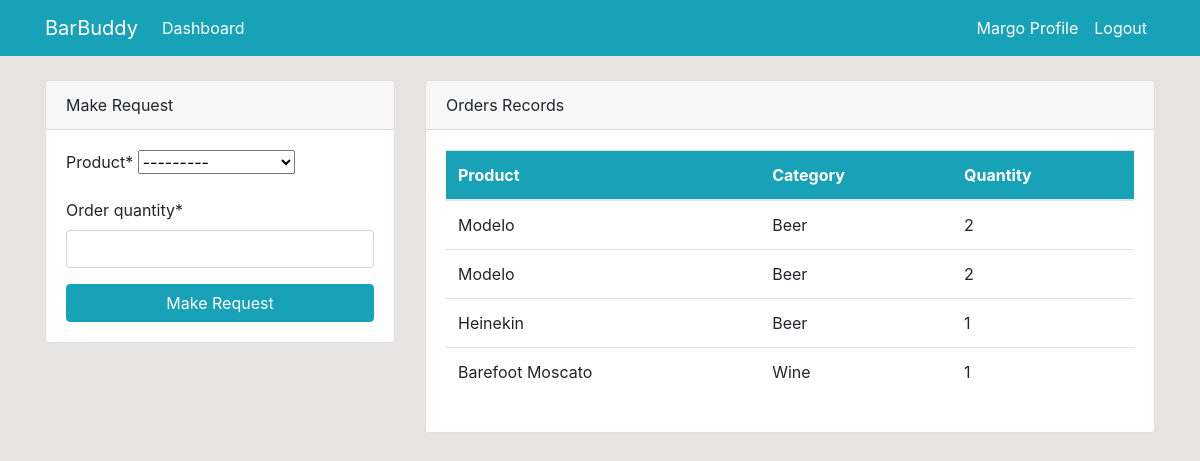
/dashboard/ (signed in), run on the app's committed database.
### dashboard/models.py (models this page shows, shortened)
class Order(models.Model):
    product = models.ForeignKey(Product, on_delete=models.CASCADE, null=True)
    staff = models.ForeignKey(User, models.CASCADE, null=True)
    order_quantity = models.PositiveIntegerField(null=True)
    class Meta:
        verbose_name_plural = 'Orders'

class Product(models.Model):
    name = models.CharField(max_length=100, null=True)
    category = models.CharField(max_length=20, choices=CATEGORY, null=True)
    quantity = models.PositiveIntegerField(null=True)
    class Meta:
        verbose_name_plural = 'Products'
    def __str__(self):
        return f'{self.name}'

### dashboard/views.py (the view)
# urls.py: path('dashboard/', views.index, name='dashboard-index'),
@login_required
def index(request):
    orders = Order.objects.all()
    orders_count = Order.objects.aggregate(Sum('order_quantity'))['order_quantity__sum'] or 0
    products = Product.objects.all()
    products_count = products.count()
    workers = User.objects.all()
    workers_count = workers.count()
    if request.method == 'POST':
        form = OrderForm(request.POST)
        if form.is_valid():
            instance = form.save(commit=False)
            instance.staff = request.user
            instance.save()
            return redirect('dashboard-index')
    else:
        form = OrderForm()
    context = {
        'form': form,
        'products': products,
        'products_count': products_count,
        'orders': orders,
        'orders_count': orders_count,
        'workers_count': workers_count,
        'workers': workers,
    }
    return render(request, 'dashboard/index.html', context)

### dashboard/forms.py
class OrderForm(forms.ModelForm):
    class Meta:
        model = Order
        fields = ['product', 'order_quantity']

### templates/dashboard/index.html (shortened to what this page needs)
{% extends 'partials/base.html' %}
{% block content %}
{% if user.is_authenticated and user.is_staff and user.is_superuser%}
{% include 'partials/topnav.html' %}
    <div class="container">
        <div class="row my-5">
            <div class="col-md-6">
                <div class="bg-white">
                    <canvas id="myChart1" width="400" height="300"></canvas>
                    <script>
                        var ctx = document.getElementById('myChart1').getContext('2d');
                        var myChart1 = new Chart(ctx, {
                            type: 'pie',
                            data: {
                                labels: [{% for order in orders %} '{{ order.product.name }}', {% endfor %}],
                                datasets: [{
                                    label: 'Orders',
                                    data: [{% for order in orders %} '{{ order.order_quantity }}', {% endfor %}],
                                    backgroundColor: [
                                        'rgba(255, 99, 132, 1)',
                                        'rgba(54, 162, 235, 1)',
                                        'rgba(255, 206, 86, 1)',
                                        'rgba(75, 192, 192, 1)',
                                        'rgba(153, 102, 255, 1)',
                                        'rgba(255, 159, 64, 1)',
                                        'rgba(25, 91, 132, 1)',
                                        'rgba(54, 12, 231, 1)',
                                        'rgba(255, 206, 86, 1)',
                                        'rgba(70, 162, 12, 1)',
                                        'rgba(131, 152, 225, 1)',
                                        'rgba(29, 119, 54, 1)',
                                    ],
                                    borderColor: [
                                        'rgba(255, 99, 132, 1)',
                                        'rgba(54, 162, 235, 1)',
                                        'rgba(255, 206, 86, 1)',
                                        'rgba(75, 192, 192, 1)',
                                        'rgba(153, 102, 255, 1)',
                                        'rgba(255, 159, 64, 1)',
                                        'rgba(25, 91, 132, 1)',
                                        'rgba(54, 12, 231, 1)',
                                        'rgba(255, 206, 86, 1)',
                                        'rgba(70, 162, 12, 1)',
                                        'rgba(131, 152, 225, 1)',
                                        'rgba(29, 119, 54, 1)',
                                    ],
                                    borderWidth: 1
                                }]
                            },
                            options: {
                                scales: {
                                    yAxes: [{
                                        ticks: {
                                            beginAtZero: true
                                        }
                                    }]
                                }
                            }
                        });
                    </script>
                </div>
            </div>
            <div class="col-md-6">
                <div class="bg-white">
                    <canvas id="myChart" width="400" height="300"></canvas>
                    <script>
                        var ctx = document.getElementById('myChart').getContext('2d');
                        var myChart = new Chart(ctx, {
                            type: 'bar',
                            data: {
                                labels: [{% for product in products %} '{{ product.name }}', {% endfor %}],
                                datasets: [{
                                    label: 'Products',
                                    data: [{% for product in products %} {{ product.quantity }}, {% endfor %}],
                                    backgroundColor: [
                                        'rgba(255, 99, 132, 1)',
                                        'rgba(54, 162, 235, 1)',
                                        'rgba(255, 206, 86, 1)',
                                        'rgba(75, 192, 192, 1)',
                                        'rgba(153, 102, 255, 1)',
                                        'rgba(255, 159, 64, 1)',
                                        'rgba(25, 91, 132, 1)',
                                        'rgba(54, 12, 231, 1)',
                                        'rgba(255, 206, 86, 1)',
                                        'rgba(70, 162, 12, 1)',
                                        'rgba(131, 152, 225, 1)',
                                        'rgba(29, 119, 54, 1)',
                                    ],
                                    borderColor: [
                                        'rgba(255, 99, 132, 1)',
                                        'rgba(54, 162, 235, 1)',
                                        'rgba(255, 206, 86, 1)',
                                        'rgba(75, 192, 192, 1)',
                                        'rgba(153, 102, 255, 1)',
                                        'rgba(255, 159, 64, 1)',
                                        'rgba(25, 91, 132, 1)',
                                        'rgba(54, 12, 231, 1)',
                                        'rgba(255, 206, 86, 1)',
                                        'rgba(70, 162, 12, 1)',
                                        'rgba(131, 152, 225, 1)',
                                        'rgba(29, 119, 54, 1)',
                                    ],
                                    borderWidth: 1
                                }]
                            },
                            options: {
                                scales: {
                                    yAxes: [{
                                        ticks: {
                                            beginAtZero: true
                                        }
                                    }]
                                }
                            }
                        });
                    </script>
                </div>
            </div>
        </div>
    </div>
{% else %}
    {% include 'dashboard/staff_index.html' %}
{% endif %}
    {% endblock %}

### templates/partials/nav.html (shortened to what this page needs)
    <nav class="navbar navbar-expand-lg navbar-info bg-info">
        <div class="container">
             {% if user.is_authenticated %}
            <a class="navbar-brand text-white" href="{% url 'dashboard-index' %}">BarBuddy</a>
            <div class="collapse navbar-collapse" id="navbarSupportedContent">
                <ul class="navbar-nav mr-auto">
                    <li class="nav-item active">
                        <a class="nav-link text-white" href="{% url 'dashboard-index' %}">Dashboard </a>
                    </li>
                </ul>
                <ul class="navbar-nav ml-auto">
                    <li class="nav-item active">
                        <a class="nav-link text-white" href="{% url 'user-profile' %}">{{ user.username }} Profile </a>
                    </li>
                    <li class="nav-item">
                        <form method="post" action="{% url 'user-logout' %}" style="display:inline;">
                            <button type="submit" class="nav-link text-white bg-transparent border-0">Logout</button>
                        </form>
                    </li>
                </ul>
                {% endif %}
            </div>
        </div>
    </nav>

### templates/dashboard/staff_index.html (shortened to what this page needs)
{% load crispy_forms_filters %}
{% load crispy_forms_tags %}
<div class="container">
    <div class="row mt-4">
        <div class="col-md-4">
            <div class="card">
                <div class="card-header">
                    Make Request
                </div>
                <div class="card-body">
                    <form method="POST">
                        {{ form|crispy }}
                        <input class="btn btn-info btn-block" type="submit" value="Make Request">
                    </form>
                </div>
            </div>
        </div>
        <div class="col-md-8">
            <div class="card">
                <div class="card-header">
                    Orders Records
                </div>
                <div class="card-body">
                    <table class="table bg-white">
                        <thead class="bg-info text-white">
                            <tr>
                                <th scope="col">Product</th>
                                <th scope="col">Category</th>
                                <th scope="col">Quantity</th>
                            </tr>
                        </thead>
                        <tbody>
                            {% for order in orders %}
                            {% if order.staff == user %}
                            <tr>
                                <td>{{ order.product.name }}</td>
                                <td>{{ order.product.category }}</td>
                                <td>{{ order.order_quantity }}</td>
                            </tr>
                            {% endif %}
                            {% endfor %}
                        </tbody>
                    </table>
                </div>
            </div>
        </div>
    </div>
</div>

### static/style.css (style rules this page uses)
body { background: rgb(230, 227, 227); }

### data on the page
Order: product.name "Modelo", product.category "Beer", order_quantity "2"
Order: product.name "Modelo", product.category "Beer", order_quantity "2"
Order: product.name "Heinekin", product.category "Beer", order_quantity "1"
Order: product.name "Barefoot Moscato", product.category "Wine", order_quantity "1"

### other printed values
{{ user.username }} "Margo"
